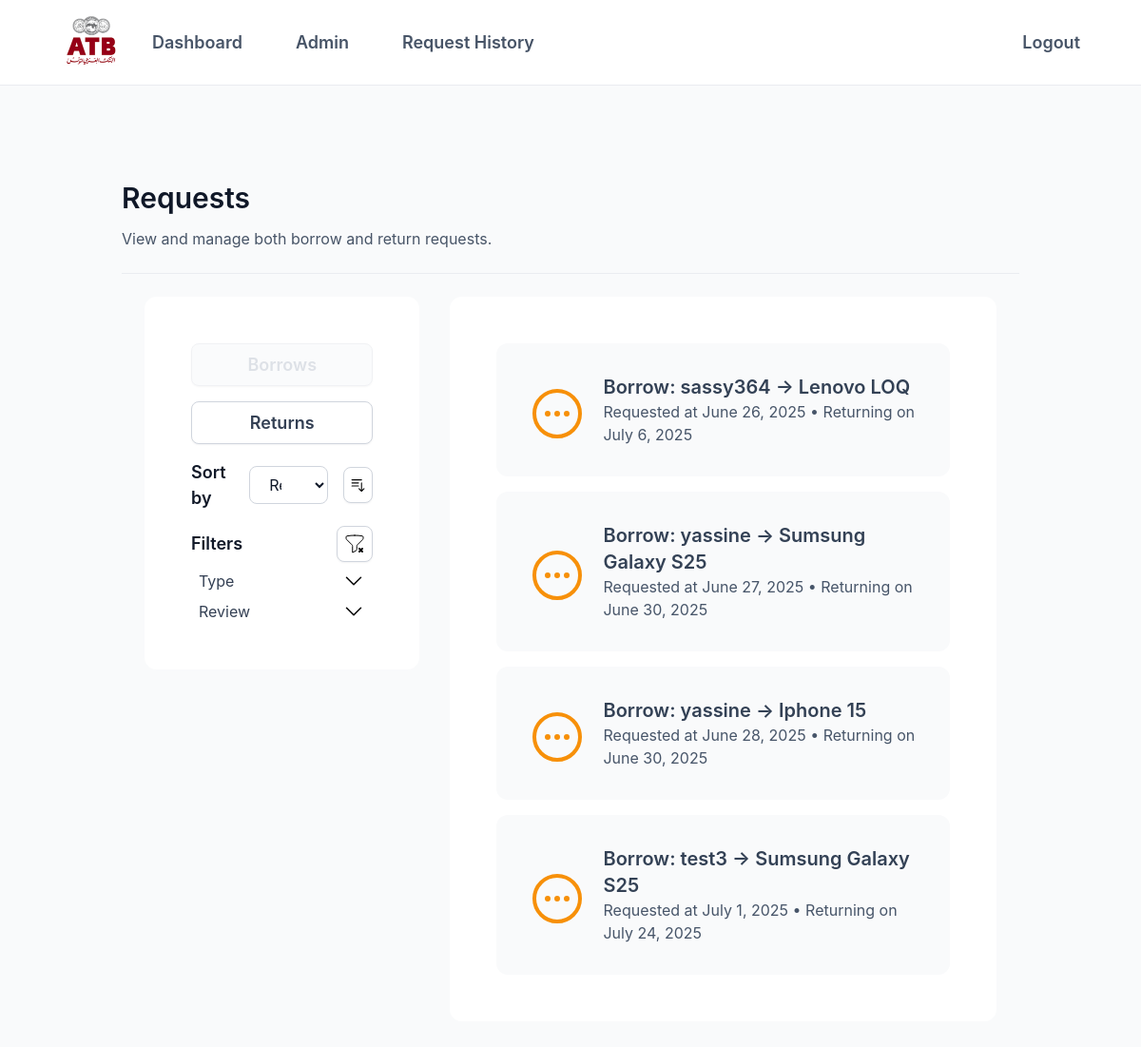
The app's page /requests/ (signed in), older data.
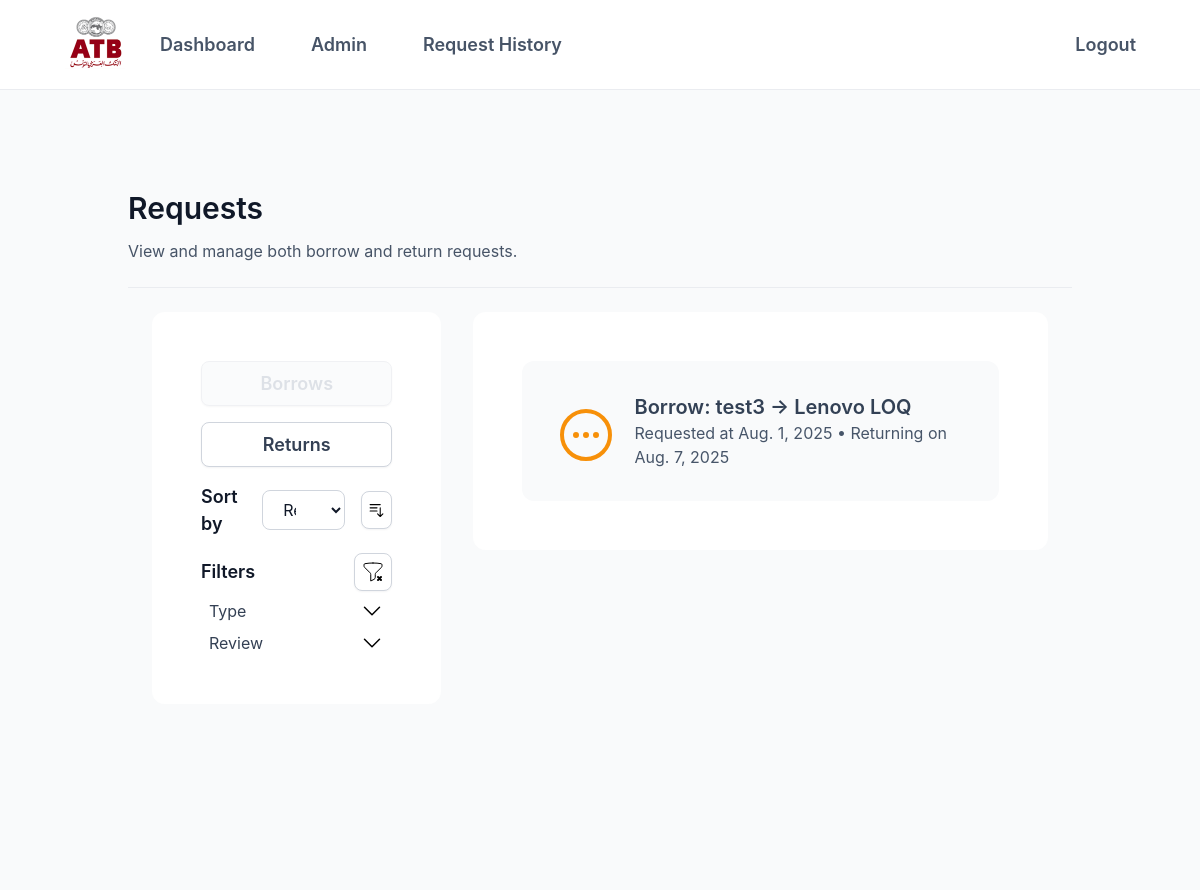
The same page, newer data.
### b_requests/models.py (models this page shows)
class BorrowRequest(models.Model):
    class Review(models.TextChoices):
        APPROVED = 'approved', 'Approved'
        PENDING = 'pending', 'Pending'
        REJECTED = 'rejected', 'Rejected'
    borrower = models.ForeignKey(User, on_delete=models.CASCADE, related_name='borrow_requests')
    device = models.ForeignKey(Device, on_delete=models.CASCADE, related_name='borrow_requests')
    date_requested = models.DateField(default=timezone.now)
    return_date = models.DateField(null=False, blank=False)
    review = models.CharField(max_length=20, choices=Review.choices, default=Review.PENDING)
    def __str__(self):
        return f"Borrow: {self.borrower.username} → {self.device.name}"

### devices/models.py (models this page shows, shortened)
class Device(models.Model):
    class Status(models.TextChoices):
        AVAILABLE = 'available', 'Available'
        BORROWED = 'borrowed', 'Borrowed'
        BROKEN = 'broken', 'Broken'
        MISSING = 'missing', 'Missing'
    name = models.CharField(max_length=100)
    type = models.CharField(max_length=50)
    status = models.CharField(
        max_length=20,
        choices=Status.choices,
        default=Status.AVAILABLE,
    )
    location = models.CharField(max_length=100, default='Admin')

### b_requests/views.py (the view)
# urls.py: path('', views.request_list_view, name='request-list'),
@staff_member_required
def request_list_view(request):
    borrows = BorrowRequest.objects.all()
    returns = ReturnRequest.objects.all()
    conditions_qs = ReturnRequest.objects.values('condition').distinct()
    conditions = [c['condition'].replace('condition-', '') for c in conditions_qs]
    btypes_qs = BorrowRequest.objects.values_list('device__type', flat=True).distinct()
    btypes = [t.replace('type-', '') for t in btypes_qs]
    rtypes_qs = ReturnRequest.objects.values_list('device__type', flat=True).distinct()
    rtypes = [t.replace('type-', '') for t in rtypes_qs]
    breviews_qs = BorrowRequest.objects.values('review').distinct()
    breviews = [br['review'].replace('review-', '') for br in breviews_qs]
    rreviews_qs = ReturnRequest.objects.values('review').distinct()
    rreviews = [rr['review'].replace('review-', '') for rr in rreviews_qs]
    context = {
        "borrows": borrows,
        "returns": returns,
        "breviews": breviews,
        "rreviews": rreviews,
        "conditions": conditions,
        "btypes": btypes,
        "rtypes": rtypes,
    }
    return render(request, "b_requests/request_list.html", context)

### b_requests/templates/b_requests/request_list.html (shortened to what this page needs)
{% extends "base.html" %}
{% block content %}
{% load static %}
<div class="min-h-screen flex flex-col bg-atb-g-50 text-left py-24 px-4 md:px-12 lg:px-32 font-primary">
    <div class="flex flex-col gap-2">
        <h2 class="text-[30px]  font-[600] text-atb-g-900 font-primary">Requests</h2>
        <p class="text-[16px] text-atb-g-600">View and manage both borrow and return requests.</p>
    </div>
    <hr class="border-atb-g-200 mt-6">
    <div class="w-full flex flex-col items-start  md:flex-row p-4 md:p-6 gap-6 md:gap-8">
        <div class="flex flex-col gap-4 p-4 sm:p-6 md:p-8 lg:p-12 bg-white border border-white rounded-[12px] w-full md:w-1/3">
            <button id="borrow-tab"
                class="tab-button px-12 py-2 text-[18px] font-semibold rounded-[8px] transition-colors duration-200 border-[1px] border-atb-g-300 bg-white text-atb-g-700 shadow-[0px_1px_2px_0px_#1018280D]
           hover:bg-atb-g-50 hover:text-atb-g-800
           focus:bg-white focus:text-atb-g-700 focus:shadow-[0_0_0_4px_#F2F4F7]
           disabled:bg-atb-g-50 disabled:text-atb-g-300 disabled:border-atb-g-200 disabled:opacity-70"
                onclick="showTab('borrow')" disabled>
                Borrows
            </button>
            <button id="return-tab"
                class="tab-button px-12 py-2 text-[18px] font-semibold rounded-[8px] transition-colors duration-200 border-[1px] border-atb-g-300 bg-white text-atb-g-700 shadow-[0px_1px_2px_0px_#1018280D]
           hover:bg-atb-g-50 hover:text-atb-g-800
           focus:bg-white focus:text-atb-g-700 focus:shadow-[0_0_0_4px_#F2F4F7]
           disabled:bg-atb-g-50 disabled:text-atb-g-300 disabled:border-atb-g-200 disabled:opacity-70"
                onclick="showTab('return')" >
                Returns
            </button>
            {% include 'sort-filter/sort.html' %}
            <div id="borrow-filter" class="flex flex-col gap-2">
                {% include 'sort-filter/borrow_filter.html' %}
            </div>
        </div>
        <div id="borrow-section" class="tab-section w-full md:w-2/3 border border-white bg-white rounded-[12px] p-4 sm:p-6 md:p-12">
            {% if borrows %}
            <div class="space-y-4">
              {% for instance in borrows %}
                <div
                    class="group bg-atb-g-50 rounded-[12px] p-8 hover:bg-atb-g-200 transition duration-300 request-card cursor-pointer"
                    onclick="toggleDetails('{{ instance.id }}')"
                    data-review='{{ instance.review }}'
                    data-request-type='borrow'
                    data-device-type='{{ instance.device.type }}'>
              <div class="flex flex-row items-center gap-4 w-full">
                    <div class="flex justify-start mt-2 ">
                    </div>
                <div class="text-left grow">
                  <h3 class="text-xl font-semibold text-[#334155]">{{ instance }}</h3>
                  <p class="text-[#475569]">Requested at {{ instance.date_requested }} &bull; Returning on {{ instance.return_date }}</p>
                </div>
              </div>
            </div>
          {% endfor %}
        </div>
            {% else %}
                <p class="text-center text-atb-g-500">No borrow requests available.</p>
            {% endif %}
        </div>
    </div>
</div>
{% endblock content %}

### templates/base.html (shortened to what this page needs)
{% load static tailwind_tags %}
{% load static %}
<!DOCTYPE html>
<html lang="en">
    <head>
        <link rel="stylesheet" href="{% static 'dist/styles.css' %}">
        <link rel="stylesheet" href="{% static 'css/flatpickr.min.css' %}">
        <link rel="stylesheet" href="https://cdnjs.cloudflare.com/ajax/libs/font-awesome/4.7.0/css/font-awesome.min.css">
		{% tailwind_css %}
    </head>
    <body class="bg-atb-g-50 min-h-screen w-full" >
        {% include 'nav-bar.html'%}
        {% block content %}
        {% endblock %}
    </body>
</html>

### theme/templates/nav-bar.html (shortened to what this page needs)
{% load static %}
{% if request.user_agent.is_mobile %}
<nav class="bg-white py-4 min-h-[56px] border-b border-atb-g-200 w-full">
  <div class="flex justify-between items-center px-4 px-2">
      <img class="w-16" src="{% static "assets/icons/Arab_Tunisian_Bank_logo.gif" %}" alt="ATB Logo">
    <button onclick="myFunction()" class="text-atb-g-600 focus:outline-none">
    <img src="{% static 'assets/icons/menu.svg' %}" alt="Menu Icon" class="w-6 h-6">
    </button>
  </div>
  <ul id="myLinks" class="hidden flex flex-col gap-6 px-4 mt-4 text-atb-g-600 font-primary text-lg font-semibold">
    {% if request.user.is_authenticated and not request.user.is_superuser %}
      {% include 'nav-items/user.html' %}
    {% endif %}
    {% if request.user.is_superuser %}
      {% include 'nav-items/admin.html' %}
    {% endif %}
    {% if request.user.is_authenticated %}
      <li class="hover:text-[#a60000]">
        <a href="/accounts/log_out/">Logout</a>
      </li>
    {% else %}
      {% include 'nav-items/guest.html' %}
    {% endif %}
  </ul>
</nav>
<script>
  function myFunction() {
    const menu = document.getElementById("myLinks");
    menu.classList.toggle("hidden");
  }
</script>
{% else %}
<nav class="bg-white py-4 min-h-[56px] border-b-1 border-atb-g-200 w-full">
<ul class="flex justify-between items-center px-4 sm:px-2 md:px-16 space-x-6 font-primary text-[16px] sm:text-[16px] md:text-[18px] font-semibold">
    <div class="flex items-center text-atb-g-600 gap-8">
        <img class="w-16" src="{% static "assets/icons/Arab_Tunisian_Bank_logo.gif" %}" alt="ATB Logo">
        {% if request.user.is_superuser %}
            {% include 'nav-items/admin.html'%}
        {% endif %}
    </div>
    <div class="flex items-center text-atb-g-600 gap-8">
        {% if request.user.is_authenticated %}
        <li class="hover:text-[#a60000]">
          <a href="/accounts/log_out/">Logout</a>
        </li>
        {% else %}
            {% include 'nav-items/guest.html'%}
        {% endif %}
    </div>
</ul>
</nav>
{% endif %}

### theme/templates/nav-items/admin.html
<li class="hover:text-[#a60000]  pr-6">
    <a href="{% url 'dashboard' %}">Dashboard</a>
</li>
<li class="hover:text-[#a60000]  pr-6">
    <a href="/admin/">Admin</a>
</li>
<li class="hover:text-[#a60000]  pr-6">
    <a href="{% url 'requests:request-list' %}">Request History</a>
</li>

### templates/sort-filter/sort.html (shortened to what this page needs)
{% load static %}
<div class="flex flex-row gap-4 justify-start items-center ">
    <h3 class="text-[18px]  font-[600] text-atb-g-900 font-primary">Sort by</h3>
    <select onchange="toggleSorting(this.value, false)"
            class="w-1/2 grow py-2 pr-8 pl-4 rounded-[8px] bg-white text-[16px] text-atb-g-900 border border-atb-g-300 placeholder-atb-g-500 hover:text-atb-g-900 focus:text-atb-g-900 focus:ring-atb-p-200 focus:border-atb-p-200 focus:outline-none focus:shadow-[0_0_0_4px_#FDE3E6]">
        {% if '/devices/' in request.path %}
        <option value="name" selected>Alphabet</option>
        <option value="id">Date of creation</option>
        {% elif '/requests/' in request.path %}
        <option value="RD" selected>Return Date</option>
        {% endif%}
    </select>
    <button class="flex items-center justify-center p-1.5 rounded-[8px] transition-colors duration-200 border-[1px] border-atb-g-300 bg-white text-atb-g-700 shadow-[0px_1px_2px_0px_#1018280D]
        hover:bg-atb-g-50
        focus:ring-atb-p-200
        focus:bg-white focus:border-atb-p-200 focus:outline-none focus:shadow-[0_0_0_4px_#FDE3E6]
        disabled:bg-atb-g-50 disabled:text-atb-g-300 disabled:border-atb-g-200 disabled:opacity-70"
        onclick="toggleSorting(currentSortField, true)">
        <img id="sort-down" src="{% static 'assets/icons/sort-down.svg' %}" class="h-6 w-6" alt="Sort Down">
    </button>
</div>

### templates/sort-filter/borrow_filter.html
{% include 'sort-filter/filter.html' %}
{% block filter_content %}
  {% include 'sort-filter/filters/typefilter.html' with types=btypes prefix='borrow' %}
  {% include 'sort-filter/filters/reviewfilter.html' with reviews=breviews prefix='borrow' %}
{% endblock %}

### templates/sort-filter/filter.html (shortened to what this page needs)
{% load static %}
<div class="flex flex-col gap-4 ">
<div class="flex flex-row gap-4 justify-start items-center border-red-500">
<h3 class="text-[18px]  font-[600] text-atb-g-900 grow font-primary">Filters</h3>
<button class="flex items-center justify-center p-1.5 rounded-[8px] transition-colors duration-200 border-[1px] border-atb-g-300 bg-white text-atb-g-700 shadow-[0px_1px_2px_0px_#1018280D]
    hover:bg-atb-g-50
    focus:ring-atb-p-200
    focus:bg-white focus:border-atb-p-200 focus:outline-none focus:shadow-[0_0_0_4px_#FDE3E6]
    disabled:bg-atb-g-50 disabled:text-atb-g-300 disabled:border-atb-g-200 disabled:opacity-70"
    onclick="resetFilters()">
    <img id="reset-filter" src="{% static 'assets/icons/funnel-reset.svg' %}" class="h-6 w-6" alt="Reset Filter">
</button>
</div>
</div>

### templates/sort-filter/filters/typefilter.html (shortened to what this page needs)
{% load static %}
<div class="flex flex-col justify-center gap-4">
    <button class="flex flex-row items-center px-2" type="button" onclick="toggleFilterBox('type','{{ prefix }}-')">
        <p class="text-[16px] text-atb-g-700 grow text-left">Type</p>
        <img id="{{prefix}}-type-arrow-down" src="{% static 'assets/icons/arrow-down.svg' %}" class="h-6 w-6" alt="Arrow Down">
    </button>
</div>

### templates/sort-filter/filters/reviewfilter.html (shortened to what this page needs)
{% load static %}
<div class="flex flex-col justify-center gap-4">
    <button class="flex flex-row items-center px-2" type="button" onclick="toggleFilterBox('review','{{ prefix }}-')">
        <p class="text-[16px] text-atb-g-700 grow text-left">Review</p>
        <img id="{{prefix}}-review-arrow-down" src="{% static 'assets/icons/arrow-down.svg' %}" class="h-6 w-6" alt="Arrow Down">
    </button>
</div>

### templates/sort-filter/filters/conditionfilter.html (shortened to what this page needs)
{% load static %}

Row changes from the older to the newer data that the page shows:
removed BorrowRequest: review "pending" (drawn), borrower+device "Borrow: sassy364 → Lenovo LOQ", date_requested "June 26, 2025", return_date "July 6, 2025"
removed BorrowRequest: review "pending" (drawn), borrower+device "Borrow: yassine → Sumsung Galaxy S25", date_requested "June 27, 2025", return_date "June 30, 2025"
removed BorrowRequest: review "pending" (drawn), borrower+device "Borrow: yassine → Iphone 15", date_requested "June 28, 2025", return_date "June 30, 2025"
removed BorrowRequest: review "pending" (drawn), borrower+device "Borrow: test3 → Sumsung Galaxy S25", date_requested "July 1, 2025", return_date "July 24, 2025"
added BorrowRequest: review "pending" (drawn), borrower+device "Borrow: test3 → Lenovo LOQ", date_requested "Aug. 1, 2025", return_date "Aug. 7, 2025"
